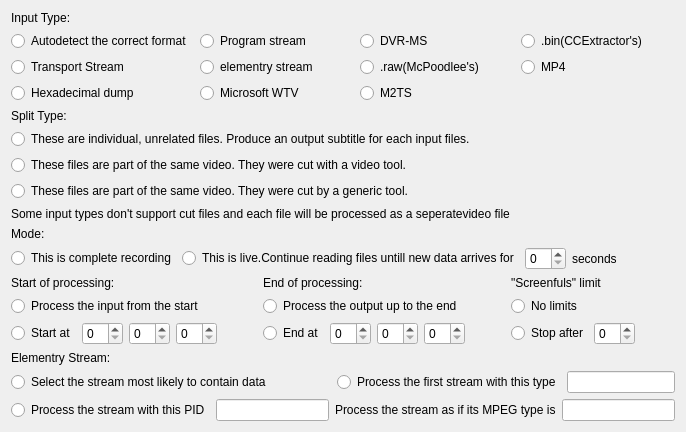
      <widget class="QWidget" name="tab_7">
       <attribute name="title">
        <string>Input Options</string>
       </attribute>
       <layout class="QVBoxLayout" name="verticalLayout_18">
        <item>
         <widget class="QLabel" name="label_37">
          <property name="text">
           <string>Input Type:</string>
          </property>
         </widget>
        </item>
        <item>
         <layout class="QGridLayout" name="gridLayout">
          <property name="sizeConstraint">
           <enum>QLayout::SetDefaultConstraint</enum>
          </property>
          <item row="1" column="0">
           <widget class="QRadioButton" name="radioButton_16">
            <property name="text">
             <string>Transport Stream</string>
            </property>
            <attribute name="buttonGroup">
             <string notr="true">buttonGroup</string>
            </attribute>
           </widget>
          </item>
          <item row="1" column="2">
           <widget class="QRadioButton" name="radioButton_18">
            <property name="text">
             <string>.raw(McPoodlee's)</string>
            </property>
            <attribute name="buttonGroup">
             <string notr="true">buttonGroup</string>
            </attribute>
           </widget>
          </item>
          <item row="0" column="0">
           <widget class="QRadioButton" name="radioButton_15">
            <property name="text">
             <string>Autodetect the correct format </string>
            </property>
            <attribute name="buttonGroup">
             <string notr="true">buttonGroup</string>
            </attribute>
           </widget>
          </item>
          <item row="2" column="1">
           <widget class="QRadioButton" name="radioButton_17">
            <property name="text">
             <string>Microsoft WTV</string>
            </property>
            <attribute name="buttonGroup">
             <string notr="true">buttonGroup</string>
            </attribute>
           </widget>
          </item>
          <item row="0" column="1">
           <widget class="QRadioButton" name="radioButton_21">
            <property name="text">
             <string>Program stream</string>
            </property>
            <attribute name="buttonGroup">
             <string notr="true">buttonGroup</string>
            </attribute>
           </widget>
          </item>
          <item row="2" column="0">
           <widget class="QRadioButton" name="radioButton_19">
            <property name="text">
             <string>Hexadecimal dump</string>
            </property>
            <attribute name="buttonGroup">
             <string notr="true">buttonGroup</string>
            </attribute>
           </widget>
          </item>
          <item row="1" column="1">
           <widget class="QRadioButton" name="radioButton_22">
            <property name="text">
             <string>elementry stream</string>
            </property>
            <attribute name="buttonGroup">
             <string notr="true">buttonGroup</string>
            </attribute>
           </widget>
          </item>
          <item row="1" column="3">
           <widget class="QRadioButton" name="radioButton_24">
            <property name="text">
             <string>MP4</string>
            </property>
            <attribute name="buttonGroup">
             <string notr="true">buttonGroup</string>
            </attribute>
           </widget>
          </item>
          <item row="0" column="2">
           <widget class="QRadioButton" name="radioButton_20">
            <property name="text">
             <string>DVR-MS</string>
            </property>
            <attribute name="buttonGroup">
             <string notr="true">buttonGroup</string>
            </attribute>
           </widget>
          </item>
          <item row="0" column="3">
           <widget class="QRadioButton" name="radioButton_23">
            <property name="text">
             <string>.bin(CCExtractor's)</string>
            </property>
            <attribute name="buttonGroup">
             <string notr="true">buttonGroup</string>
            </attribute>
           </widget>
          </item>
          <item row="2" column="2">
           <widget class="QRadioButton" name="radioButton_25">
            <property name="text">
             <string>M2TS</string>
            </property>
            <attribute name="buttonGroup">
             <string notr="true">buttonGroup</string>
            </attribute>
           </widget>
          </item>
         </layout>
        </item>
        <item>
         <widget class="QLabel" name="label_38">
          <property name="text">
           <string>Split Type:</string>
          </property>
         </widget>
        </item>
        <item>
         <layout class="QVBoxLayout" name="verticalLayout_2">
          <item>
           <widget class="QRadioButton" name="radioButton_26">
            <property name="text">
             <string>These are individual, unrelated files. Produce an output subtitle for each input files.</string>
            </property>
            <attribute name="buttonGroup">
             <string notr="true">buttonGroup_2</string>
            </attribute>
           </widget>
          </item>
          <item>
           <widget class="QRadioButton" name="radioButton_28">
            <property name="text">
             <string>These files are part of the same video. They were cut with a video tool.</string>
            </property>
            <attribute name="buttonGroup">
             <string notr="true">buttonGroup_2</string>
            </attribute>
           </widget>
          </item>
          <item>
           <widget class="QRadioButton" name="radioButton_27">
            <property name="text">
             <string>These files are part of the same video. They were cut by a generic tool.</string>
            </property>
            <attribute name="buttonGroup">
             <string notr="true">buttonGroup_2</string>
            </attribute>
           </widget>
          </item>
          <item>
           <widget class="QLabel" name="label_39">
            <property name="text">
             <string>Some input types don't support cut files and each file will be processed as a seperatevideo file</string>
            </property>
           </widget>
          </item>
         </layout>
        </item>
        <item>
         <widget class="QLabel" name="label_40">
          <property name="text">
           <string>Mode:</string>
          </property>
         </widget>
        </item>
        <item>
         <layout class="QHBoxLayout" name="horizontalLayout_2">
          <item>
           <widget class="QRadioButton" name="radioButton_29">
            <property name="text">
             <string>This is complete recording</string>
            </property>
            <attribute name="buttonGroup">
             <string notr="true">buttonGroup_3</string>
            </attribute>
           </widget>
          </item>
          <item>
           <widget class="QRadioButton" name="radioButton_30">
            <property name="text">
             <string>This is live.Continue reading files untill new data arrives for</string>
            </property>
            <attribute name="buttonGroup">
             <string notr="true">buttonGroup_3</string>
            </attribute>
           </widget>
          </item>
          <item>
           <widget class="QSpinBox" name="spinBox_3"/>
          </item>
          <item>
           <widget class="QLabel" name="label_41">
            <property name="text">
             <string>seconds</string>
            </property>
           </widget>
          </item>
          <item>
           <spacer name="horizontalSpacer_29">
            <property name="orientation">
             <enum>Qt::Horizontal</enum>
            </property>
            <property name="sizeHint" stdset="0">
             <size>
              <width>40</width>
              <height>20</height>
             </size>
            </property>
           </spacer>
          </item>
         </layout>
        </item>
        <item>
         <layout class="QHBoxLayout" name="horizontalLayout_10">
          <item>
           <layout class="QVBoxLayout" name="verticalLayout_10">
            <item>
             <widget class="QLabel" name="label_42">
              <property name="text">
               <string>Start of processing:</string>
              </property>
             </widget>
            </item>
            <item>
             <widget class="QRadioButton" name="radioButton_31">
              <property name="text">
               <string>Process the input from the start</string>
              </property>
              <attribute name="buttonGroup">
               <string notr="true">buttonGroup_4</string>
              </attribute>
             </widget>
            </item>
            <item>
             <layout class="QHBoxLayout" name="horizontalLayout_9">
              <item>
               <widget class="QRadioButton" name="radioButton_32">
                <property name="text">
                 <string>Start at</string>
                </property>
                <attribute name="buttonGroup">
                 <string notr="true">buttonGroup_4</string>
                </attribute>
               </widget>
              </item>
              <item>
               <widget class="QSpinBox" name="spinBox_4">
                <property name="maximum">
                 <number>10</number>
                </property>
               </widget>
              </item>
              <item>
               <widget class="QSpinBox" name="spinBox_5">
                <property name="maximum">
                 <number>59</number>
                </property>
               </widget>
              </item>
              <item>
               <widget class="QSpinBox" name="spinBox_6">
                <property name="maximum">
                 <number>59</number>
                </property>
               </widget>
              </item>
             </layout>
            </item>
           </layout>
          </item>
          <item>
           <spacer name="horizontalSpacer_8">
            <property name="orientation">
             <enum>Qt::Horizontal</enum>
            </property>
            <property name="sizeHint" stdset="0">
             <size>
              <width>40</width>
              <height>20</height>
             </size>
            </property>
           </spacer>
          </item>
          <item>
           <layout class="QVBoxLayout" name="verticalLayout_12">
            <item>
             <widget class="QLabel" name="label_44">
              <property name="text">
               <string>End of processing:</string>
              </property>
             </widget>
            </item>
            <item>
             <widget class="QRadioButton" name="radioButton_35">
              <property name="text">
               <string>Process the output up to the end</string>
              </property>
              <attribute name="buttonGroup">
               <string notr="true">buttonGroup_5</string>
              </attribute>
             </widget>
            </item>
            <item>
             <layout class="QHBoxLayout" name="horizontalLayout_12">
              <item>
               <widget class="QRadioButton" name="radioButton_36">
                <property name="text">
                 <string>End at</string>
                </property>
                <attribute name="buttonGroup">
                 <string notr="true">buttonGroup_5</string>
                </attribute>
               </widget>
              </item>
              <item>
               <widget class="QSpinBox" name="spinBox_10">
                <property name="maximum">
                 <number>10</number>
                </property>
               </widget>
              </item>
              <item>
               <widget class="QSpinBox" name="spinBox_11">
                <property name="maximum">
                 <number>59</number>
                </property>
               </widget>
              </item>
              <item>
               <widget class="QSpinBox" name="spinBox_12">
                <property name="maximum">
                 <number>59</number>
                </property>
               </widget>
              </item>
             </layout>
            </item>
           </layout>
          </item>
          <item>
           <spacer name="horizontalSpacer_9">
            <property name="orientation">
             <enum>Qt::Horizontal</enum>
            </property>
            <property name="sizeHint" stdset="0">
             <size>
              <width>40</width>
              <height>20</height>
             </size>
            </property>
           </spacer>
          </item>
          <item>
           <layout class="QVBoxLayout" name="verticalLayout_11">
            <item>
             <widget class="QLabel" name="label_43">
              <property name="text">
               <string>&quot;Screenfuls&quot; limit</string>
              </property>
             </widget>
            </item>
            <item>
             <widget class="QRadioButton" name="radioButton_33">
              <property name="text">
               <string>No limits</string>
              </property>
              <attribute name="buttonGroup">
               <string notr="true">buttonGroup_9</string>
              </attribute>
             </widget>
            </item>
            <item>
             <layout class="QHBoxLayout" name="horizontalLayout_11">
              <item>
               <widget class="QRadioButton" name="radioButton_34">
                <property name="text">
                 <string>Stop after</string>
                </property>
                <attribute name="buttonGroup">
                 <string notr="true">buttonGroup_9</string>
                </attribute>
               </widget>
              </item>
              <item>
               <widget class="QSpinBox" name="spinBox_7"/>
              </item>
             </layout>
            </item>
           </layout>
          </item>
          <item>
           <spacer name="horizontalSpacer_11">
            <property name="orientation">
             <enum>Qt::Horizontal</enum>
            </property>
            <property name="sizeHint" stdset="0">
             <size>
              <width>40</width>
              <height>20</height>
             </size>
            </property>
           </spacer>
          </item>
         </layout>
        </item>
        <item>
         <widget class="QLabel" name="label_45">
          <property name="text">
           <string>Elementry Stream:</string>
          </property>
         </widget>
        </item>
        <item>
         <layout class="QVBoxLayout" name="verticalLayout_13">
          <item>
           <layout class="QHBoxLayout" name="horizontalLayout_14">
            <item>
             <widget class="QRadioButton" name="radioButton_38">
              <property name="text">
               <string>Select the stream most likely to contain data</string>
              </property>
             </widget>
            </item>
            <item>
             <spacer name="horizontalSpacer_7">
              <property name="orientation">
               <enum>Qt::Horizontal</enum>
              </property>
              <property name="sizeHint" stdset="0">
               <size>
                <width>40</width>
                <height>20</height>
               </size>
              </property>
             </spacer>
            </item>
            <item>
             <widget class="QRadioButton" name="radioButton_37">
              <property name="text">
               <string>Process the first stream with this type</string>
              </property>
             </widget>
            </item>
            <item>
             <widget class="QLineEdit" name="lineEdit"/>
            </item>
           </layout>
          </item>
          <item>
           <layout class="QHBoxLayout" name="horizontalLayout_13">
            <item>
             <widget class="QRadioButton" name="radioButton_39">
              <property name="text">
               <string>Process the stream with this PID</string>
              </property>
             </widget>
            </item>
            <item>
             <widget class="QLineEdit" name="lineEdit_2"/>
            </item>
            <item>
             <widget class="QLabel" name="label_46">
              <property name="text">
               <string>Process the stream as if its MPEG type is</string>
              </property>
             </widget>
            </item>
            <item>
             <widget class="QLineEdit" name="lineEdit_3"/>
            </item>
           </layout>
          </item>
         </layout>
        </item>
       </layout>
      </widget>
